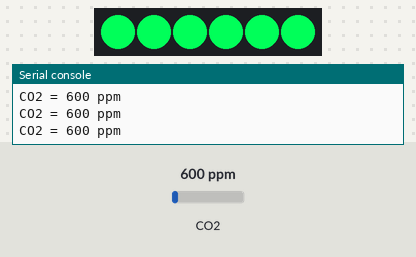
The program below on a simulated Raspberry Pi Pico running MicroPython. Shown: 6 RGB LEDs in strip order, left to right, the last lines printed to the serial console. The inputs (shaded band) are chosen by the test bench; at power-on: CO2 600 ppm. Dim RGB values are drawn brighter than linear.

Above: at 1.2 s.
1.3 s: CO2 set to 761 ppm
At 2.13 s:
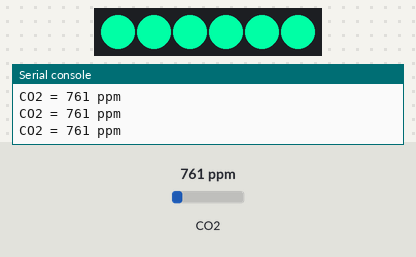
3.7 s: CO2 set to 826 ppm
At 3.95 s:
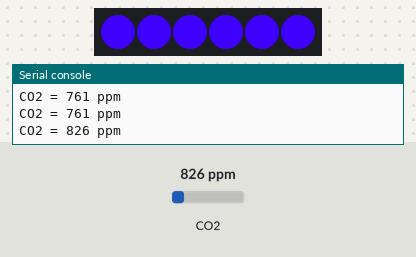
5.8 s: CO2 set to 1156 ppm
7.3 s: CO2 set to 1219 ppm
At 7.57 s:
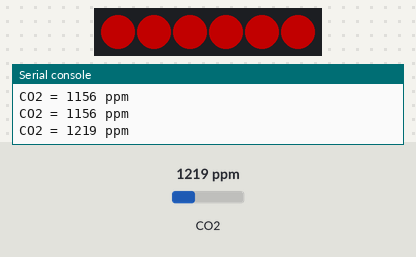
Timing chart, 0 to 13.0 s (numbered marks = the images above; inputs shaded):
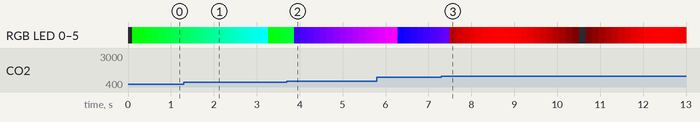

The program:

mhz19b_ws2812b.py
```python
from machine import Pin, UART
import neopixel
import time
import math

# -----------------------
# UART0 MH-Z19B
# -----------------------
uart = UART(0, baudrate=9600, tx=Pin(0), rx=Pin(1))
cmd = b"\xFF\x01\x86\x00\x00\x00\x00\x00\x79"

# -----------------------
# WS2812B
# -----------------------
NUM_LEDS = 6
PIN = 15
np = neopixel.NeoPixel(Pin(PIN), NUM_LEDS)

# -----------------------
# Fonctions utilitaires
# -----------------------
def read_co2():
    uart.write(cmd)
    time.sleep(0.1)
    if uart.any() >= 9:
        data = uart.read(9)
        if data and len(data) == 9 and data[0] == 0xFF and data[1] == 0x86:
            return data[2] * 256 + data[3]
    return None

def lerp(a, b, t):
    return int(a + (b - a) * t)

def lerp_color(c1, c2, t):
    r = lerp(c1[0], c2[0], t)
    g = lerp(c1[1], c2[1], t)
    b = lerp(c1[2], c2[2], t)
    return (r, g, b)

def co2_color_gradient(ppm, t):
    if ppm < 800:
        return lerp_color((0,255,0), (0,255,255), t)   # vert → cyan
    elif ppm < 1200:
        return lerp_color((0,0,255), (255,0,255), t)   # bleu → magenta
    else:
        pulse = int((math.sin(t*5)+1)/2*255)
        return (pulse, 0, 0)                           # rouge pulsé

def set_strip(color):
    for i in range(NUM_LEDS):
        np[i] = color
    np.write()

# -----------------------
# Boucle principale
# -----------------------
t = 0
while True:
    co2 = read_co2()
    if co2 is None:
        co2 = 0
        print("⚠️ Pas de réponse du capteur")
    else:
        print("CO2 =", co2, "ppm")

    color = co2_color_gradient(co2, t)
    set_strip(color)

    t += 0.05
    time.sleep(0.05)
```

Measured:
- the behaviour switches between 799 and 800 ppm on CO2 (found by bisection; images 1 and 2)
- the behaviour switches between 1199 and 1200 ppm on CO2 (found by bisection; images 2 and 3)
- after the input at 3.7 s, the LEDs: first differ from a run without the input after 0.17 s (image 2)
- after the input at 7.3 s, the LEDs: first differ from a run without the input after 0.20 s (image 3)
